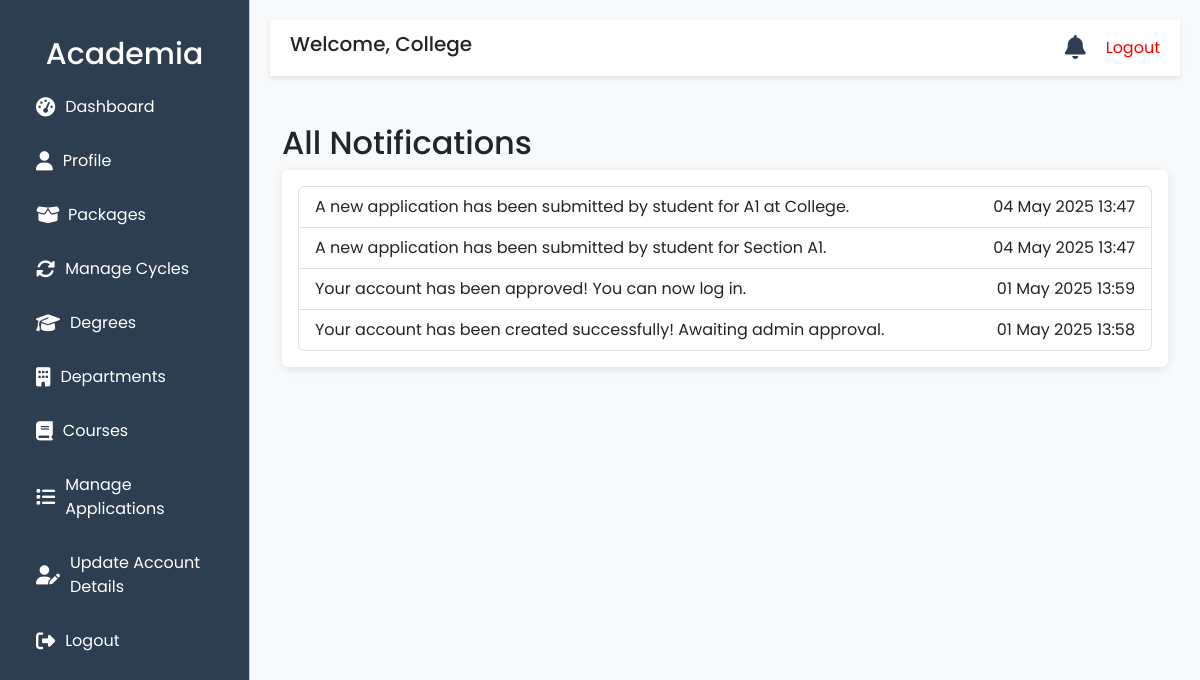
The app's page /notifications/ (signed in) with its own data.
### core/models.py (models this page shows, shortened)
class User(AbstractUser):
    USER_TYPE_CHOICES = (
        ('student', 'Student'),
        ('school', 'School'),
        ('college', 'College'),
        ('super_admin', 'Super Admin'),
    )
    user_type = models.CharField(max_length=20, choices=USER_TYPE_CHOICES, default='student')
    is_approved = models.BooleanField(default=False)
    last_login = models.DateTimeField(null=True, blank=True)
    last_logout = models.DateTimeField(null=True, blank=True)
    password_reset_requested_at = models.DateTimeField(null=True, blank=True)
    password_reset_created_at = models.DateTimeField(null=True, blank=True)
    email = models.EmailField(unique=True, error_messages={
        'unique': "A user with that email already exists.",
    })
    objects = CustomUserManager()

class Notification(models.Model):
    NOTIFICATION_TYPES = (
        ('password_change', 'Password Change'),
        ('admission_update', 'Admission Update'),
        ('profile_update', 'Profile Update'),
        ('general', 'General'),
    )
    user = models.ForeignKey(User, on_delete=models.CASCADE, related_name='notifications')
    message = models.TextField()
    notification_type = models.CharField(max_length=20, choices=NOTIFICATION_TYPES, default='general')
    created_at = models.DateTimeField(auto_now_add=True)
    is_read = models.BooleanField(default=False)
    class Meta:
        ordering = ['-created_at']

### colleges/models.py (models this page shows, shortened)
class CollegeProfile(models.Model):
    user = models.OneToOneField(User, on_delete=models.CASCADE, related_name='college_profile')
    college_name = models.CharField(max_length=255)
    principal_name = models.CharField(max_length=100)
    contact_phone = models.CharField(max_length=15)
    alternate_phone_number = models.CharField(max_length=15, blank=True, null=True)
    contact_email = models.EmailField()
    college_type = models.CharField(
        max_length=50,
        choices=[('Private', 'Private'), ('Government', 'Government'), ('Autonomous', 'Autonomous')]
    )
    affiliation = models.CharField(max_length=100)
    accreditation = models.CharField(
        max_length=100,
        choices=[('AICTE', 'AICTE'), ('NAAC', 'NAAC'), ('NBA', 'NBA'), ('', 'Other')]
    )
    courses_offered = models.TextField(blank=True, null=True)
    streams_available = models.TextField(blank=True, null=True)
    medium_of_instruction = models.CharField(
        max_length=50,
        choices=[('English', 'English'), ('Telugu', 'Telugu'), ('Hindi', 'Hindi'), ('Other', 'Other')],
        blank=True,
        null=True
    )
    established_year = models.IntegerField()
    total_students = models.IntegerField()
    total_faculty = models.IntegerField()
    college_code = models.CharField(max_length=50, blank=True, null=True)
    website = models.URLField(blank=True, null=True)
    hostel_availability = models.BooleanField(default=False)
    hostel_capacity_boys = models.IntegerField(blank=True, null=True)
    hostel_capacity_girls = models.IntegerField(blank=True, null=True)
    library = models.BooleanField(default=False)
    library_books_count = models.IntegerField(blank=True, null=True)
    labs = models.TextField(blank=True, null=True)
    placement_cell = models.BooleanField(default=False)
    placement_percentage = models.FloatField(blank=True, null=True)
    top_recruiters = models.TextField(blank=True, null=True)
    other_facilities = models.TextField(blank=True, null=True)
    street_address = models.CharField(max_length=255)
    city = models.CharField(max_length=100)
    state = models.CharField(max_length=100, blank=True)
    district = models.CharField(max_length=100, blank=True)
    pincode = models.CharField(max_length=10)
    profile_pic = models.ImageField(upload_to='college_logos/', blank=True, null=True)
    accreditation_certificate = models.FileField(upload_to='college_certificates/', blank=True, null=True)
    brochure = models.FileField(upload_to='college_brochures/', blank=True, null=True)
    created_at = models.DateTimeField(default=timezone.now)
    updated_at = models.DateTimeField(default=timezone.now)

### core/views.py (the view)
# urls.py: path('notifications/', views.notifications, name='notifications'),
@login_required
def notifications(request):
    notifications = Notification.objects.filter(user=request.user).order_by('-created_at')
    base_templates = {
        'super_admin': 'super_admin/base.html',
        'school': 'schools/base.html',
        'college': 'colleges/base.html',
        'student': 'students/base.html',
    }
    base_template = base_templates.get(request.user.user_type, 'base.html')  # Default to 'base.html' if no match
    context = {
        'notifications': notifications,
        'base_template': base_template
    }
    return render(request, 'core/notifications.html', context)

### core/context_processors.py (called while the page is built)
def notifications(request):
    if request.user.is_authenticated:
        user_notifications = Notification.objects.filter(user=request.user).order_by('-created_at')[:5]
        unread_count = Notification.objects.filter(user=request.user, is_read=False).count()
    else:
        user_notifications = []
        unread_count = 0
    return {
        'notifications': user_notifications,
        'unread_notifications_count': unread_count,
    }

### core/templates/core/notifications.html (shortened to what this page needs)
{% extends base_template %}
{% block content %}
    <div class="container mt-5">
        <h2>All Notifications</h2>
        {% if notifications %}
            <div class="card">
                <div class="card-body">
                    <ul class="list-group">
                        {% for notification in notifications %}
                            <li class="list-group-item {% if notification.is_read %}read{% else %}unread{% endif %}"
                                style="display: flex; justify-content: space-between; align-items: center;">
                                <span class="notification-message">{{ notification.message }}</span>
                                <span class="notification-timestamp">{{ notification.created_at|date:"d M Y H:i" }}</span>
                            </li>
                        {% endfor %}
                    </ul>
                </div>
            </div>
        {% else %}
            <p>No notifications to display.</p>
        {% endif %}
    </div>
{% endblock %}

### colleges/templates/colleges/base.html (shortened to what this page needs)
<!DOCTYPE html>
<html lang="en">
<head>
    <link href="https://cdn.jsdelivr.net/npm/bootstrap@5.3.0/dist/css/bootstrap.min.css" rel="stylesheet">
    <link rel="stylesheet" href="https://cdnjs.cloudflare.com/ajax/libs/font-awesome/6.4.0/css/all.min.css">
</head>
<body>
    <div class="sidebar offcanvas offcanvas-start" tabindex="-1" id="sidebarMenu" aria-labelledby="sidebarMenuLabel">
        <div class="offcanvas-body">
            <h4 class="text-center sidebar-header" style="font-size: 30px !important;">Academia</h4>
            <a href="{% url 'colleges:dashboard' %}">
                <i class="fas fa-tachometer-alt"></i> Dashboard
            </a>
            <a href="{% url 'colleges:college_profile' %}">
                <i class="fas fa-user"></i> Profile
            </a>
            <a href="{% url 'colleges:packages' %}">
                <i class="fas fa-box-open me-2"></i> Packages
            </a>
            <a href="{% url 'colleges:cycle_list' %}">
                <i class="fas fa-sync-alt"></i> Manage Cycles
            </a>
            <a href="{% url 'colleges:degree_list' %}">
                <i class="fas fa-graduation-cap"></i> Degrees
            </a>
            <a href="{% url 'colleges:department_list' %}">
                <i class="fas fa-building"></i> Departments
            </a>
            <a href="{% url 'colleges:course_list_all' %}">
                <i class="fas fa-book"></i> Courses
            </a>
            {% if user.is_authenticated and user.user_type == 'college' and user.college_profile %}
                <a href="{% url 'colleges:manage_applications' college_id=user.college_profile.id %}">
                    <i class="fas fa-list"></i> Manage Applications
                </a>
            {% else %}
                <a href="#" class="disabled">
                    <i class="fas fa-list"></i> Manage Applications (Profile Required)
                </a>
            {% endif %}
            <a href="{% url 'colleges:update_college_details' %}" class="text-indigo-600 hover:underline"> <i class="fas fa-user-edit"></i>Update Account Details</a>
            <a href="{% url 'core:logout' %}">
                <i class="fas fa-sign-out-alt"></i> Logout
            </a>
        </div>
    </div>
    <div class="main-content">
        <div class="top-bar">
            <div class="d-flex align-items-center">
                <h5 class="welcome-text">Welcome, {{ user.college_profile.college_name|default:user.username }}</h5>
            </div>
            <div class="d-flex align-items-center">
                <div class="notifications-wrapper">
                    <a href="#" class="notifications-icon" data-bs-toggle="dropdown" aria-expanded="false" id="notificationTrigger">
                        <i class="fas fa-bell"></i>
                    </a>
                </div>
                <a href="{% url 'core:logout' %}" class="" style="color: red; text-decoration:none;">Logout</a>
            </div>
        </div>
        {% block content %}
        {% endblock %}
    </div>
</body>
</html>

### colleges/templates/colleges/base.html (style rules this page uses)
body { font-family: 'Poppins', sans-serif; background-color: #f8f9fa; }
.sidebar { min-height: 100vh; background-color: #2C3E50; color: white; padding-top: 20px; position: fixed; width: 250px !important; top: 0; left: 0; z-index: 2000; display: block !important; visibility: visible !important; opacity: 1 !important; }
.sidebar a { color: white; padding: 15px 20px; display: flex; align-items: center; text-decoration: none; }
.sidebar a i { margin-right: 10px; font-size: 1.2rem; }
.main-content { margin-left: 250px; padding: 20px; }
.top-bar { background-color: white; padding: 10px 20px; box-shadow: 0 2px 5px rgba(0, 0, 0, 0.1); display: flex; justify-content: space-between; align-items: center; z-index: 1000; }
.notifications-wrapper { position: relative; margin-right: 20px; }
.notifications-icon { font-size: 1.5rem; color: #2C3E50; cursor: pointer; position: relative; }
.card { border: none; box-shadow: 0 2px 10px rgba(0, 0, 0, 0.1); margin-bottom: 20px; }
@media (min-width: 1150px) { .sidebar.offcanvas { display: block !important; transform: none !important; visibility: visible !important; } }
@media (min-width: 1150px) { .welcome-text { display: inline !important; } }
@media (min-width: 1150px) { .sidebar-header { display: block !important; } }

### records on screen
User: college_profile.college_name "College"
Notification: message "A new application has been submitted by student for A1 at College.", created_at "04 May 2025 13:47"
Notification: message "A new application has been submitted by student for Section A1.", created_at "04 May 2025 13:47"
Notification: message "Your account has been approved! You can now log in.", created_at "01 May 2025 13:59"
Notification: message "Your account has been created successfully! Awaiting admin approval.", created_at "01 May 2025 13:58"
